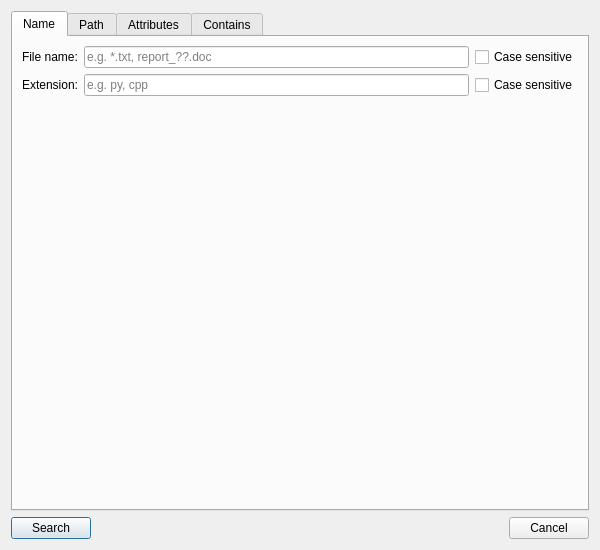
<?xml version="1.0" encoding="UTF-8"?>
<ui version="4.0">
 <class>SearchDialog</class>
 <widget class="QDialog" name="SearchDialog">
  <property name="geometry">
   <rect>
    <x>0</x>
    <y>0</y>
    <width>600</width>
    <height>550</height>
   </rect>
  </property>
  <property name="windowTitle">
   <string>Advanced Search</string>
  </property>
  <layout class="QVBoxLayout" name="verticalLayout">
   <item>
    <widget class="QTabWidget" name="tabWidget">
     <property name="currentIndex">
      <number>0</number>
     </property>
     <widget class="QWidget" name="tab_name">
      <attribute name="title">
       <string>Name</string>
      </attribute>
      <layout class="QFormLayout" name="formLayout">
       <item row="0" column="0">
        <widget class="QLabel" name="label_filename">
         <property name="text">
          <string>File name:</string>
         </property>
        </widget>
       </item>
       <item row="0" column="1">
        <layout class="QHBoxLayout" name="horizontalLayout_filename">
         <item>
          <widget class="QLineEdit" name="fileNameEdit">
           <property name="placeholderText">
            <string>e.g. *.txt, report_??.doc</string>
           </property>
          </widget>
         </item>
         <item>
          <widget class="QCheckBox" name="fileNameCaseSensitiveCheckbox">
           <property name="text">
            <string>Case sensitive</string>
           </property>
          </widget>
         </item>
        </layout>
       </item>
       <item row="1" column="0">
        <widget class="QLabel" name="label_extension">
         <property name="text">
          <string>Extension:</string>
         </property>
        </widget>
       </item>
       <item row="1" column="1">
        <layout class="QHBoxLayout" name="horizontalLayout_extension">
         <item>
          <widget class="QLineEdit" name="extensionEdit">
           <property name="placeholderText">
            <string>e.g. py, cpp</string>
           </property>
          </widget>
         </item>
         <item>
          <widget class="QCheckBox" name="extensionCaseSensitiveCheckbox">
           <property name="text">
            <string>Case sensitive</string>
           </property>
          </widget>
         </item>
        </layout>
       </item>
      </layout>
     </widget>
     <widget class="QWidget" name="tab_path">
      <attribute name="title">
       <string>Path</string>
      </attribute>
      <layout class="QVBoxLayout" name="verticalLayout_2">
       <item>
        <layout class="QHBoxLayout" name="horizontalLayout">
         <item>
          <widget class="QLabel" name="label_start_path">
           <property name="text">
            <string>Start in:</string>
           </property>
          </widget>
         </item>
         <item>
          <widget class="QLineEdit" name="startPathEdit"/>
         </item>
         <item>
          <widget class="QToolButton" name="browsePathButton">
           <property name="text">
            <string>...</string>
           </property>
          </widget>
         </item>
        </layout>
       </item>
       <item>
        <widget class="QGroupBox" name="groupBox_exclude">
         <property name="title">
          <string>Exclude paths</string>
         </property>
         <layout class="QVBoxLayout" name="verticalLayout_3">
          <item>
           <widget class="QPlainTextEdit" name="excludePathsEdit">
            <property name="placeholderText">
             <string>One path per line</string>
            </property>
           </widget>
          </item>
         </layout>
        </widget>
       </item>
      </layout>
     </widget>
     <widget class="QWidget" name="tab_attributes">
      <attribute name="title">
       <string>Attributes</string>
      </attribute>
      <layout class="QVBoxLayout" name="verticalLayout_4">
       <item>
        <widget class="QGroupBox" name="groupBox_date">
         <property name="title">
          <string>Date</string>
         </property>
         <layout class="QHBoxLayout" name="horizontalLayout_2">
          <item>
           <widget class="QCheckBox" name="dateFromCheckbox">
            <property name="text">
             <string>From:</string>
            </property>
           </widget>
          </item>
          <item>
           <widget class="QDateEdit" name="dateFromEdit">
            <property name="enabled">
             <bool>false</bool>
            </property>
            <property name="calendarPopup">
             <bool>true</bool>
            </property>
           </widget>
          </item>
          <item>
           <widget class="QCheckBox" name="dateToCheckbox">
            <property name="text">
             <string>To:</string>
            </property>
           </widget>
          </item>
          <item>
           <widget class="QDateEdit" name="dateToEdit">
            <property name="enabled">
             <bool>false</bool>
            </property>
            <property name="calendarPopup">
             <bool>true</bool>
            </property>
           </widget>
          </item>
          <item>
           <spacer name="horizontalSpacer">
            <property name="orientation">
             <enum>Qt::Horizontal</enum>
            </property>
            <property name="sizeHint" stdset="0">
             <size>
              <width>40</width>
              <height>20</height>
             </size>
            </property>
           </spacer>
          </item>
         </layout>
        </widget>
       </item>
       <item>
        <widget class="QGroupBox" name="groupBox_size">
         <property name="title">
          <string>Size</string>
         </property>
         <layout class="QGridLayout" name="gridLayout">
          <item row="0" column="0">
           <widget class="QCheckBox" name="sizeFromCheckbox">
            <property name="text">
             <string>From:</string>
            </property>
           </widget>
          </item>
          <item row="0" column="1">
           <widget class="QSpinBox" name="sizeFromSpinBox">
            <property name="enabled">
             <bool>false</bool>
            </property>
            <property name="maximum">
             <number>999999999</number>
            </property>
           </widget>
          </item>
          <item row="0" column="2">
           <widget class="QComboBox" name="sizeFromUnitCombo">
            <property name="enabled">
             <bool>false</bool>
            </property>
            <item>
             <property name="text">
              <string>Bytes</string>
             </property>
            </item>
            <item>
             <property name="text">
              <string>KB</string>
             </property>
            </item>
            <item>
             <property name="text">
              <string>MB</string>
             </property>
            </item>
            <item>
             <property name="text">
              <string>GB</string>
             </property>
            </item>
           </widget>
          </item>
          <item row="1" column="0">
           <widget class="QCheckBox" name="sizeToCheckbox">
            <property name="text">
             <string>To:</string>
            </property>
           </widget>
          </item>
          <item row="1" column="1">
           <widget class="QSpinBox" name="sizeToSpinBox">
            <property name="enabled">
             <bool>false</bool>
            </property>
            <property name="maximum">
             <number>999999999</number>
            </property>
           </widget>
          </item>
          <item row="1" column="2">
           <widget class="QComboBox" name="sizeToUnitCombo">
            <property name="enabled">
             <bool>false</bool>
            </property>
            <item>
             <property name="text">
              <string>Bytes</string>
             </property>
            </item>
            <item>
             <property name="text">
              <string>KB</string>
             </property>
            </item>
            <item>
             <property name="text">
              <string>MB</string>
             </property>
            </item>
            <item>
             <property name="text">
              <string>GB</string>
             </property>
            </item>
           </widget>
          </item>
          <item row="0" column="3">
           <spacer name="horizontalSpacer_2">
            <property name="orientation">
             <enum>Qt::Horizontal</enum>
            </property>
            <property name="sizeHint" stdset="0">
             <size>
              <width>40</width>
              <height>20</height>
             </size>
            </property>
           </spacer>
          </item>
         </layout>
        </widget>
       </item>
       <item>
        <widget class="QGroupBox" name="groupBox_permissions">
         <property name="title">
          <string>Permissions</string>
         </property>
         <layout class="QGridLayout" name="gridLayout_perms">
          <item row="0" column="0">
           <widget class="QCheckBox" name="permissionsCheckbox">
            <property name="text">
             <string>Enable</string>
            </property>
           </widget>
          </item>
          <item row="1" column="0">
           <widget class="QLabel" name="label_owner">
            <property name="text">
             <string>Owner:</string>
            </property>
           </widget>
          </item>
          <item row="1" column="1">
           <widget class="QLineEdit" name="permOwnerEdit">
            <property name="enabled">
             <bool>false</bool>
            </property>
            <property name="placeholderText">
             <string>rwx</string>
            </property>
            <property name="maxLength">
             <number>3</number>
            </property>
           </widget>
          </item>
          <item row="2" column="0">
           <widget class="QLabel" name="label_group">
            <property name="text">
             <string>Group:</string>
            </property>
           </widget>
          </item>
          <item row="2" column="1">
           <widget class="QLineEdit" name="permGroupEdit">
            <property name="enabled">
             <bool>false</bool>
            </property>
            <property name="placeholderText">
             <string>r-x</string>
            </property>
            <property name="maxLength">
             <number>3</number>
            </property>
           </widget>
          </item>
          <item row="3" column="0">
           <widget class="QLabel" name="label_others">
            <property name="text">
             <string>Others:</string>
            </property>
           </widget>
          </item>
          <item row="3" column="1">
           <widget class="QLineEdit" name="permOthersEdit">
            <property name="enabled">
             <bool>false</bool>
            </property>
            <property name="placeholderText">
             <string>---</string>
            </property>
            <property name="maxLength">
             <number>3</number>
            </property>
           </widget>
          </item>
          <item row="1" column="2">
           <widget class="QCheckBox" name="suidCheckbox">
            <property name="enabled">
             <bool>false</bool>
            </property>
            <property name="text">
             <string>SUID</string>
            </property>
           </widget>
          </item>
          <item row="2" column="2">
           <widget class="QCheckBox" name="sgidCheckbox">
            <property name="enabled">
             <bool>false</bool>
            </property>
            <property name="text">
             <string>SGID</string>
            </property>
           </widget>
          </item>
          <item row="3" column="2">
           <widget class="QCheckBox" name="stickyCheckbox">
            <property name="enabled">
             <bool>false</bool>
            </property>
            <property name="text">
             <string>Sticky</string>
            </property>
           </widget>
          </item>
         </layout>
        </widget>
       </item>
       <item>
        <spacer name="verticalSpacer_2">
         <property name="orientation">
          <enum>Qt::Vertical</enum>
         </property>
         <property name="sizeHint" stdset="0">
          <size>
           <width>20</width>
           <height>40</height>
          </size>
         </property>
        </spacer>
       </item>
      </layout>
     </widget>
     <widget class="QWidget" name="tab_contains">
      <attribute name="title">
       <string>Contains</string>
      </attribute>
      <layout class="QVBoxLayout" name="verticalLayout_6">
       <item>
        <widget class="QLabel" name="label_contains_placeholder">
         <property name="text">
          <string>Content search options will be here.</string>
         </property>
         <property name="alignment">
          <set>Qt::AlignCenter</set>
         </property>
        </widget>
       </item>
      </layout>
     </widget>
    </widget>
   </item>
   <item>
    <layout class="QHBoxLayout" name="horizontalLayout_3">
     <item>
      <widget class="QPushButton" name="searchButton">
       <property name="text">
        <string>Search</string>
       </property>
       <property name="default">
        <bool>true</bool>
       </property>
      </widget>
     </item>
     <item>
      <spacer name="horizontalSpacer_3">
       <property name="orientation">
        <enum>Qt::Horizontal</enum>
       </property>
       <property name="sizeHint" stdset="0">
        <size>
         <width>40</width>
         <height>20</height>
        </size>
       </property>
      </spacer>
     </item>
     <item>
      <widget class="QPushButton" name="cancelButton">
       <property name="text">
        <string>Cancel</string>
       </property>
      </widget>
     </item>
    </layout>
   </item>
  </layout>
 </widget>
 <resources/>
 <connections/>
</ui>
